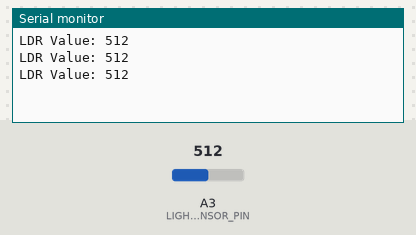
The sketch below on a simulated Arduino Uno, built with avr-gcc and run on an emulated ATmega328P. Parts: the last lines printed to the serial monitor. The inputs (shaded band) are chosen by the test bench; at power-on: A3 (LIGHT_SENSOR_PIN) = 512.

Above: at 1.3 s.
1.4 s: A3 (LIGHT_SENSOR_PIN) set to 716
At 1.9 s:
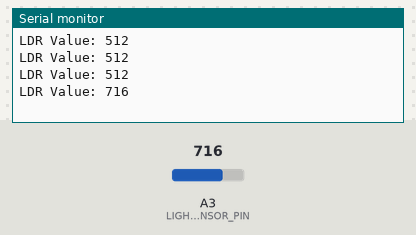
2.9 s: A3 (LIGHT_SENSOR_PIN) set to 900
At 3.4 s:
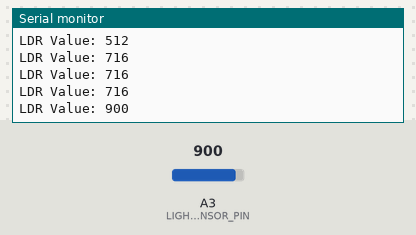
Timing chart, 0 to 5.9 s (numbered marks = the images above; inputs shaded):
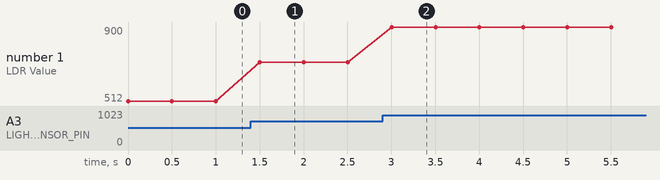

The sketch:

PHOTORESISTOR.ino
```cpp
// Define the light sensor pin
#define LIGHT_SENSOR_PIN A3  // A3 pin for the light sensor (analog input)

// Variable to store the value read from the analog pin
int lightSensorValue;

void setup() {
  Serial.begin(9600);  // Initialize serial communication at 9600 baud
}

void loop() {
  lightSensorValue = analogRead(LIGHT_SENSOR_PIN);  // Read the LDR value from the A0 pin
  Serial.print("LDR Value: ");  // Print the LDR value label
  Serial.println(lightSensorValue);  // Print the LDR value to the Serial Monitor
  delay(500);  // Wait for 500 milliseconds before the next reading
}
```

Measured:
- after the input at 1.4 s, the serial monitor: prints a new line after 0.10 s (image 1)
- after the input at 2.9 s, the serial monitor: prints a new line after 0.10 s (image 2)
- plotted number 1: 512 → 716 after the input at 1.4 s, 716 → 900 after the input at 2.9 s
